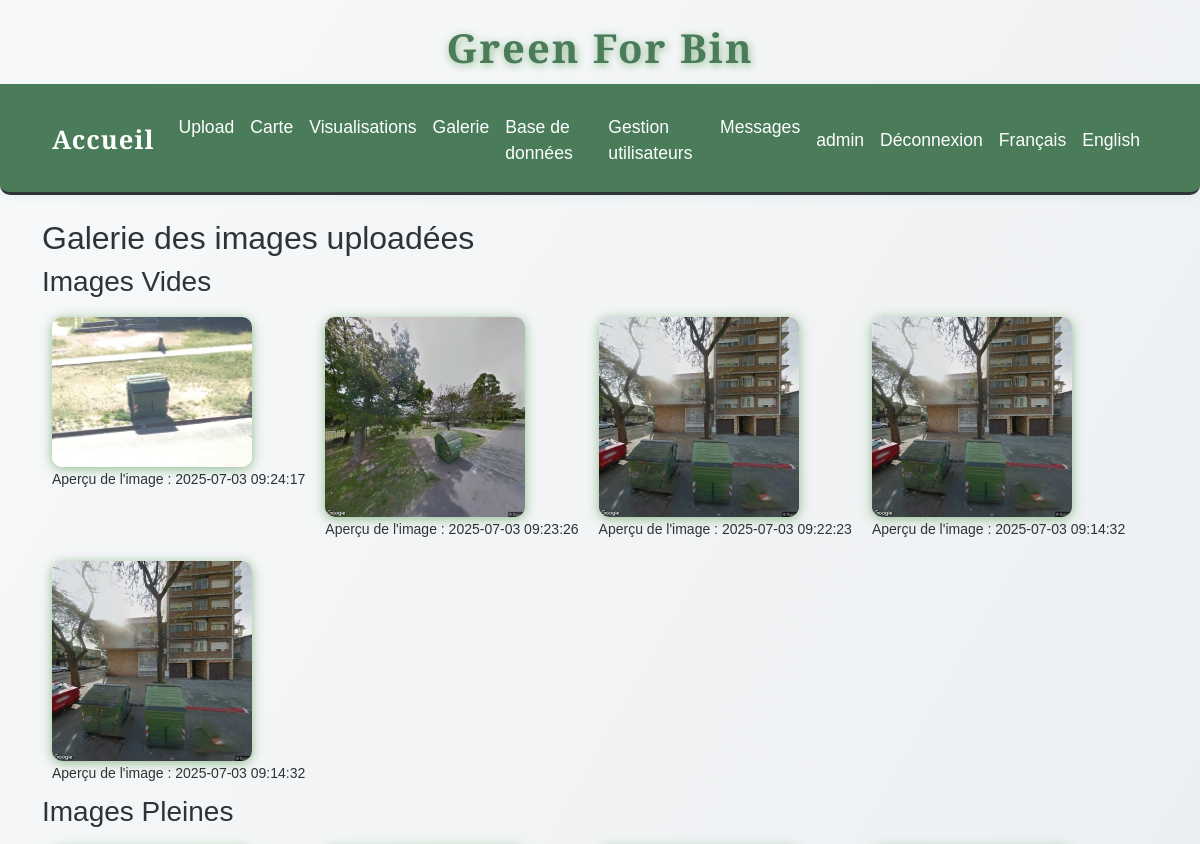
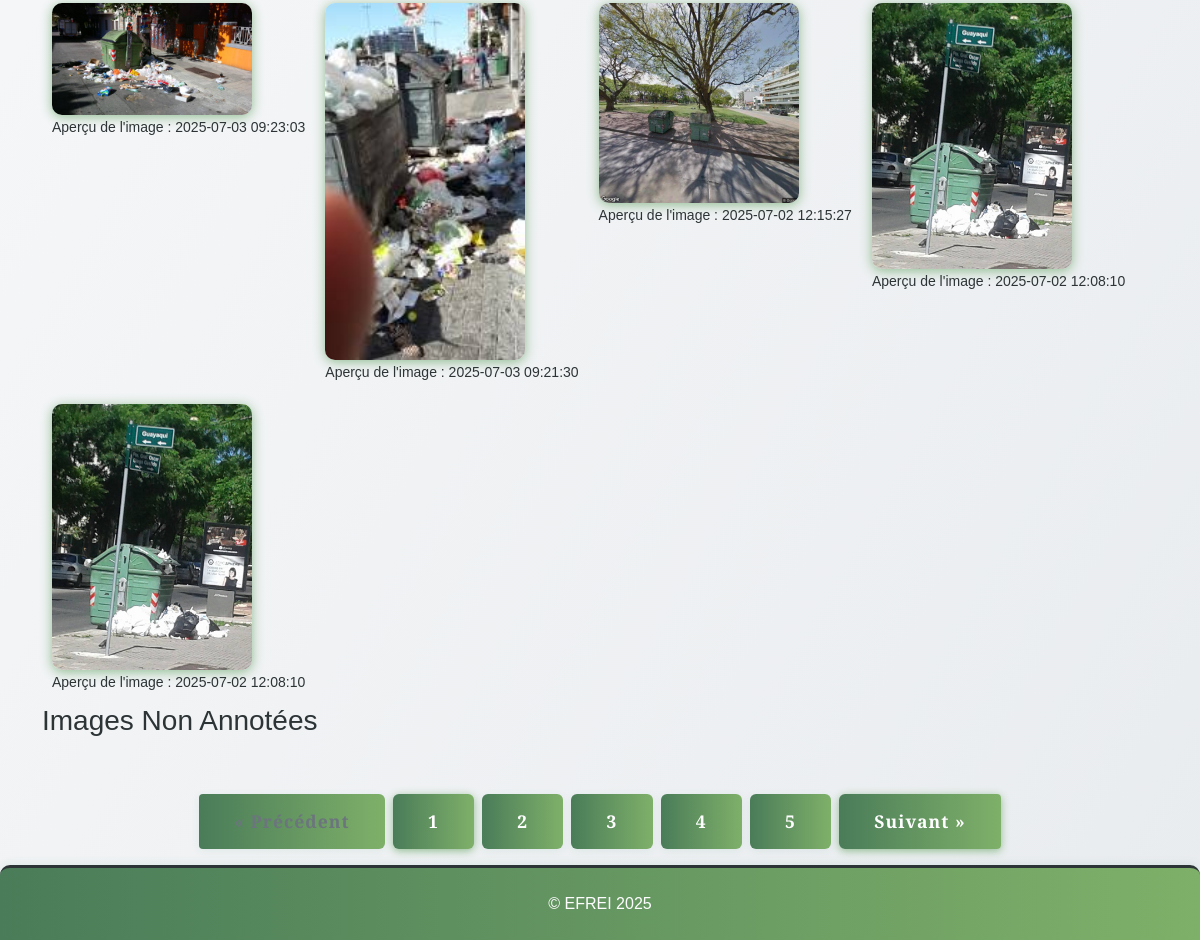
Screenshot of /gallery (signed in) with the database file from the repository (2 pictures, top to bottom).
### tables this page shows
CREATE TABLE images (
                id INTEGER PRIMARY KEY AUTOINCREMENT,
                filename TEXT,
                upload_date TEXT,
                annotation TEXT,
                width INTEGER,
                height INTEGER,
                file_size INTEGER,
                avg_color TEXT,
                hist_rgb TEXT,
                hist_lum TEXT,
                contrast INTEGER,
                contour_count INTEGER,
                localisation TEXT
            , std_h REAL, std_s REAL, std_v REAL);

### app.py (the view)
@app.route('/gallery')
@login_required
def gallery():
    page = int(request.args.get('page', 1))
    per_page = 5
    offset = (page - 1) * per_page
    with sqlite3.connect(DB_PATH) as conn:
        c = conn.cursor()
        c.execute("SELECT COUNT(*) FROM images WHERE annotation LIKE '%vide%'")
        total_vides = c.fetchone()[0]
        c.execute("SELECT filename, upload_date FROM images WHERE annotation LIKE '%vide%' ORDER BY upload_date DESC LIMIT ? OFFSET ?", (per_page, offset))
        vides = c.fetchall()
        c.execute("SELECT COUNT(*) FROM images WHERE annotation LIKE '%pleine%'")
        total_pleines = c.fetchone()[0]
        c.execute("SELECT filename, upload_date FROM images WHERE annotation LIKE '%pleine%' ORDER BY upload_date DESC LIMIT ? OFFSET ?", (per_page, offset))
        pleines = c.fetchall()
        c.execute("SELECT COUNT(*) FROM images WHERE annotation IS NULL OR annotation = ''")
        total_non_label = c.fetchone()[0]
        c.execute("SELECT filename, upload_date FROM images WHERE annotation IS NULL OR annotation = '' ORDER BY upload_date DESC LIMIT ? OFFSET ?", (per_page, offset))
        non_labelisees = c.fetchall()
    total_pages = max(ceil(max(total_vides, total_pleines, total_non_label) / per_page), 1)
    return render_template('gallery.html', vides=vides, pleines=pleines, non_labelisees=non_labelisees, page=page, total_pages=total_pages)

### app.py (called while the page is built)
def get_locale():
    return session.get('lang', request.accept_languages.best_match(['en', 'fr']))

@app.context_processor
def inject_locale():
    return dict(get_locale=get_locale)

def login_required(f):
    @wraps(f)
    def decorated_function(*args, **kwargs):
        if 'user_id' not in session:
            flash('Vous devez être connecté pour accéder à cette page.', 'error')
            return redirect(url_for('login'))
        return f(*args, **kwargs)
    return decorated_function

### templates/gallery.html (shortened to what this page needs)
{% extends "base.html" %}
{% block content %}
    <h2>{{ _('Galerie des images uploadées') }}</h2>
    <h3>{{ _('Images Vides') }}</h3>
    <div style="display: flex; flex-wrap: wrap;">
        {% for image in vides %}
            <div style="margin: 10px;">
                <img src="{{ url_for('static', filename='uploads/' + image[0]) }}" width="200" loading="lazy"><br>
                <small>{{ _('Aperçu de l\'image') }} : {{ image[1] }}</small>
            </div>
        {% endfor %}
    </div>
    <h3>{{ _('Images Pleines') }}</h3>
    <div style="display: flex; flex-wrap: wrap;">
        {% for image in pleines %}
            <div style="margin: 10px;">
                <img src="{{ url_for('static', filename='uploads/' + image[0]) }}" width="200" loading="lazy"><br>
                <small>{{ _('Aperçu de l\'image') }} : {{ image[1] }}</small>
            </div>
        {% endfor %}
    </div>
    <h3>{{ _('Images Non Annotées') }}</h3>
    {% include "pagination.html" %}
{% endblock %}

### static/css/style.css (style rules this page uses)
:root { --primary-green: #4a7c59; --light-green: #7fb069; --sage-green: #8fbc8f; --cream: #fefefe; --warm-white: #f8f9fa; --soft-gray: #e9ecef; --charcoal: #2d3436; --text-primary: #2d3436; --text-secondary: #636e72; --radius: 2.5rem; --shadow: 0 4px 24px rgba(44, 124, 89, 0.10); --transition: all 0.3s cubic-bezier(.4,0,.2,1); --green-dark: var(--primary-green); --green: var(--light-green); --green-light: var(--sage-green); --beige: var(--cream); --white: var(--cream); --black: var(--charcoal); }
html, body { height: 100%; margin: 0; padding: 0; }
body { display: flex; flex-direction: column; min-height: 100vh; }

### static/css/greenforbin.css (style rules this page uses)
:root { --primary-green: #4a7c59; --light-green: #7fb069; --sage-green: #8fbc8f; --cream: #fefefe; --warm-white: #f8f9fa; --soft-gray: #e9ecef; --charcoal: #2d3436; --text-primary: #2d3436; --text-secondary: #636e72; }
body { background: linear-gradient(135deg, var(--cream) 0%, var(--light-green) 100%); color: var(--text-primary); font-family: 'Segoe UI', 'Roboto', Arial, sans-serif; min-height: 100vh; }
img { border-radius: 10px; box-shadow: 0 2px 12px var(--sage-green); transition: transform 0.2s; }

### templates/base.html (style rules this page uses)
:root { --primary-green: #4a7c59; --light-green: #7fb069; --sage-green: #8fbc8f; --cream: #fefefe; --warm-white: #f8f9fa; --soft-gray: #e9ecef; --charcoal: #2d3436; --text-primary: #2d3436; --text-secondary: #636e72; }
body { background: linear-gradient(120deg, var(--warm-white) 0%, var(--soft-gray) 100%); min-height: 100vh; color: var(--text-primary); font-family: 'Quercus Serif', 'Montserrat', 'Quicksand', Arial, sans-serif !important; }
body, h1, h2, h3, h4, h5, h6, .navbar, .nav-link, .btn, .card, .table, .form-control, .modal-content { font-family: 'Quercus Serif', 'Montserrat', 'Quicksand', Arial, sans-serif !important; color: var(--text-primary); }

### rows the page displays
images: filename (picture), upload_date "2025-07-03 09:24:17"
images: filename (picture), upload_date "2025-07-03 09:23:26"
images: filename (picture), upload_date "2025-07-03 09:22:23"
images: filename (picture), upload_date "2025-07-03 09:14:32"
images: filename (picture), upload_date "2025-07-03 09:14:32"
images: filename (picture), upload_date "2025-07-03 09:23:03"
images: filename (picture), upload_date "2025-07-03 09:21:30"
images: filename (picture), upload_date "2025-07-02 12:15:27"
images: filename (picture), upload_date "2025-07-02 12:08:10"
images: filename (picture), upload_date "2025-07-02 12:08:10"

### other values shown
{{ session.get('username') }} "admin"
{{ p }} "1" "2" "3" "4" "5"
